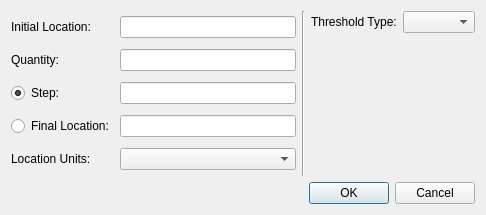
<?xml version="1.0" encoding="UTF-8"?>
<ui version="4.0">
 <class>Dialog</class>
 <widget class="QDialog" name="Dialog">
  <property name="windowModality">
   <enum>Qt::WindowModal</enum>
  </property>
  <property name="geometry">
   <rect>
    <x>0</x>
    <y>0</y>
    <width>486</width>
    <height>215</height>
   </rect>
  </property>
  <property name="windowTitle">
   <string>Defined Set Creator</string>
  </property>
  <property name="modal">
   <bool>true</bool>
  </property>
  <layout class="QVBoxLayout" name="verticalLayout_2">
   <item>
    <layout class="QHBoxLayout" name="horizontalLayout">
     <item>
      <layout class="QGridLayout" name="gridLayout">
       <item row="0" column="0">
        <widget class="QLabel" name="label">
         <property name="text">
          <string>Initial Location:</string>
         </property>
        </widget>
       </item>
       <item row="0" column="1">
        <widget class="QLineEdit" name="lineEditInitial"/>
       </item>
       <item row="1" column="0">
        <widget class="QLabel" name="label_6">
         <property name="text">
          <string>Quantity:</string>
         </property>
        </widget>
       </item>
       <item row="1" column="1">
        <widget class="QLineEdit" name="lineEditQuantity"/>
       </item>
       <item row="2" column="0">
        <widget class="QRadioButton" name="radioButtonStep">
         <property name="text">
          <string>Step:</string>
         </property>
         <property name="checked">
          <bool>true</bool>
         </property>
        </widget>
       </item>
       <item row="2" column="1">
        <widget class="QLineEdit" name="lineEditStep"/>
       </item>
       <item row="3" column="0">
        <widget class="QRadioButton" name="radioButtonFinal">
         <property name="text">
          <string>Final Location:</string>
         </property>
        </widget>
       </item>
       <item row="3" column="1">
        <widget class="QLineEdit" name="lineEditFinal"/>
       </item>
       <item row="4" column="0">
        <widget class="QLabel" name="label_4">
         <property name="text">
          <string>Location Units:</string>
         </property>
        </widget>
       </item>
       <item row="4" column="1">
        <widget class="QComboBox" name="comboBoxUnits"/>
       </item>
      </layout>
     </item>
     <item>
      <widget class="Line" name="line">
       <property name="orientation">
        <enum>Qt::Vertical</enum>
       </property>
      </widget>
     </item>
     <item>
      <layout class="QVBoxLayout" name="verticalLayout">
       <item>
        <layout class="QGridLayout" name="gridLayout_2">
         <item row="0" column="1">
          <widget class="QComboBox" name="comboBoxThresholdType"/>
         </item>
         <item row="0" column="0">
          <widget class="QLabel" name="label_5">
           <property name="text">
            <string>Threshold Type:</string>
           </property>
          </widget>
         </item>
        </layout>
       </item>
       <item>
        <spacer name="verticalSpacer">
         <property name="orientation">
          <enum>Qt::Vertical</enum>
         </property>
         <property name="sizeHint" stdset="0">
          <size>
           <width>20</width>
           <height>40</height>
          </size>
         </property>
        </spacer>
       </item>
      </layout>
     </item>
    </layout>
   </item>
   <item>
    <widget class="QDialogButtonBox" name="buttonBox">
     <property name="orientation">
      <enum>Qt::Horizontal</enum>
     </property>
     <property name="standardButtons">
      <set>QDialogButtonBox::Cancel|QDialogButtonBox::Ok</set>
     </property>
    </widget>
   </item>
  </layout>
 </widget>
 <resources/>
 <connections>
  <connection>
   <sender>buttonBox</sender>
   <signal>accepted()</signal>
   <receiver>Dialog</receiver>
   <slot>accept()</slot>
   <hints>
    <hint type="sourcelabel">
     <x>248</x>
     <y>254</y>
    </hint>
    <hint type="destinationlabel">
     <x>157</x>
     <y>274</y>
    </hint>
   </hints>
  </connection>
  <connection>
   <sender>buttonBox</sender>
   <signal>rejected()</signal>
   <receiver>Dialog</receiver>
   <slot>reject()</slot>
   <hints>
    <hint type="sourcelabel">
     <x>316</x>
     <y>260</y>
    </hint>
    <hint type="destinationlabel">
     <x>286</x>
     <y>274</y>
    </hint>
   </hints>
  </connection>
 </connections>
</ui>
